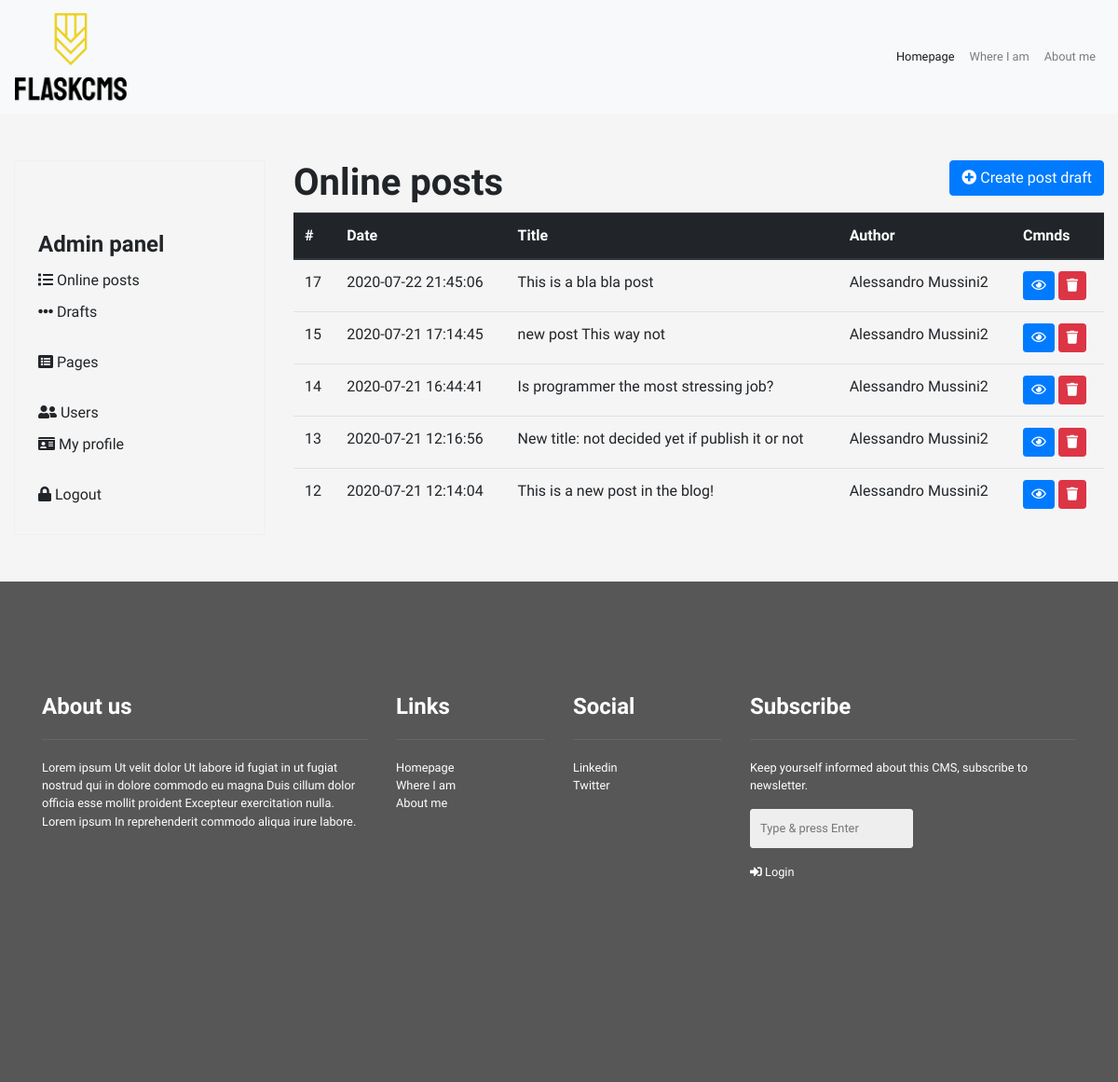
Before: /admin/home (signed in) with the older database file.
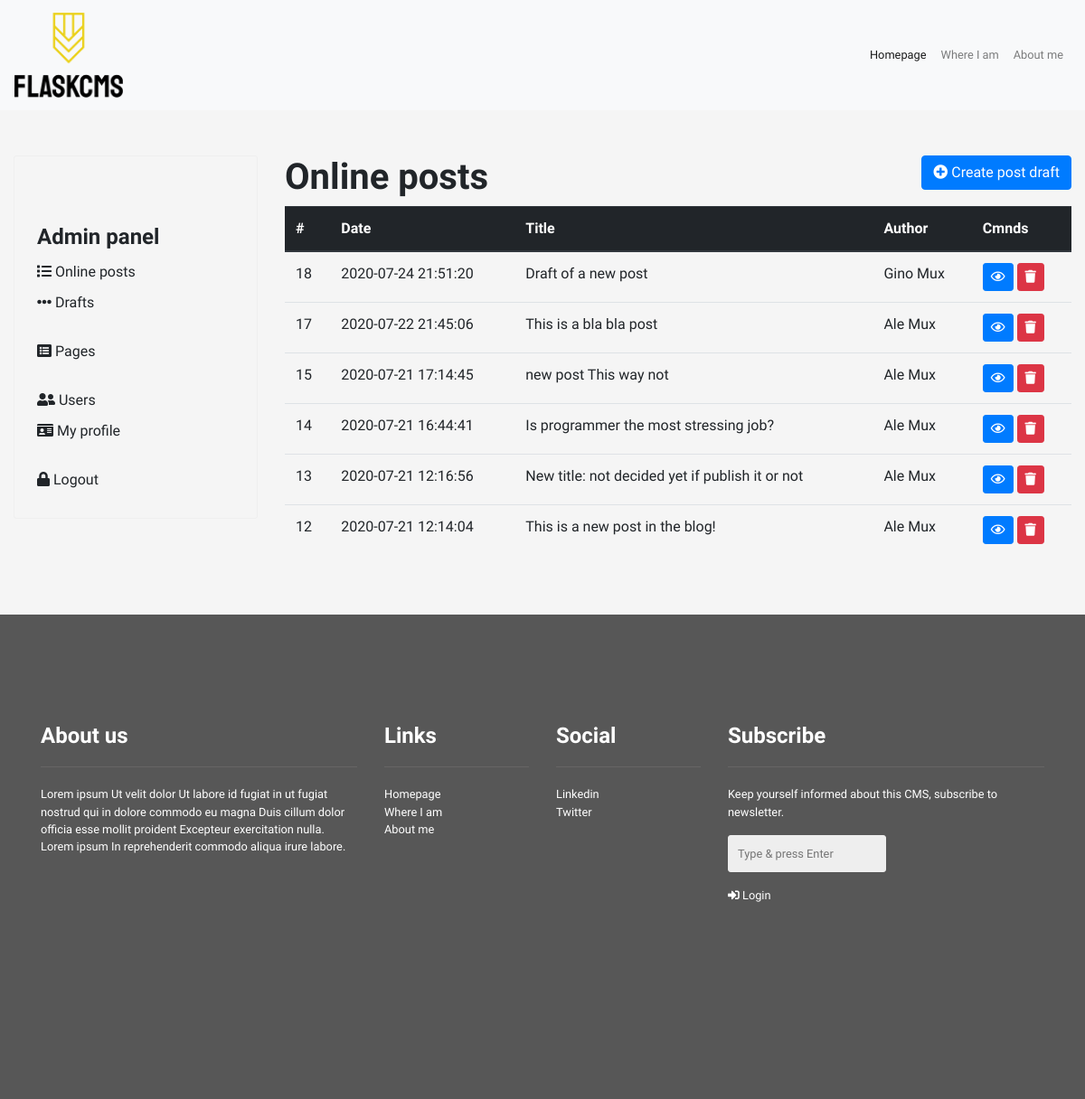
After: the same page with the newer database file.
### tables this page shows
CREATE TABLE 'pages' ('idpages' integer PRIMARY KEY AUTOINCREMENT NOT NULL, 'is_visible' integer DEFAULT 0 , 'title' varchar(500), 'subtitle' varchar(500), 'text' text, 'menu_item' integer DEFAULT 0 , 'menu_order' integer DEFAULT 0 , 'photo' varchar(150), 'locked' boolean DEFAULT 0, 'meta_title' varchar(150) DEFAULT '', 'meta_description' varchar(500), 'meta_keywords' varchar(150), 'meta_image' varchar(150), 'url' varchar(250));

CREATE TABLE "post" (
	"idpost"	integer NOT NULL,
	"is_visible"	integer DEFAULT 0,
	"title"	varchar(150),
	"subtitle"	INTEGER,
	"text"	varchar(5000),
	"idusers"	integer DEFAULT 0,
	"date"	datetime DEFAULT CURRENT_TIMESTAMP,
	"tags"	varchar(250),
	"meta_title"	varchar(250),
	"meta_description"	varchar(250),
	"meta_keywords"	varchar(200),
	"photo"	varchar(250),
	"meta_image"	varchar(150),
	"url"	varchar(150),
	"idpost_place"	INTEGER,
	PRIMARY KEY("idpost" AUTOINCREMENT)
);

CREATE TABLE "users" (
	"id"	INTEGER NOT NULL,
	"email"	TEXT NOT NULL,
	"password"	TEXT NOT NULL,
	"active"	integer DEFAULT 0,
	"name"	varchar(100),
	"idusers_level"	INTEGER DEFAULT 0,
	"photo"	varchar(250),
	PRIMARY KEY("id" AUTOINCREMENT)
);

### application.py (the view)
@app.route("/admin/home", methods=["GET", "POST"])
@login_required
def admin_home():
    opt = global_options(db)
    menu = global_menu(db)
    this_page = admin_default_tags()
    if session['user_level'] < 3:
        sql = "SELECT post.*, users.name FROM post, users WHERE post.idusers = users.id AND post.is_visible=1 ORDER BY post.date DESC LIMIT 20"
        rows = db.execute(sql)
    else:
        sql = "SELECT post.*, users.name FROM post, users WHERE post.idusers = users.id AND post.is_visible=1 AND post.idusers=:id_linked_user ORDER BY post.date DESC LIMIT 20"
        rows = db.execute(sql,
                        id_linked_user = session['user_id'])
    return render_template("admin-home.html", opt = opt, menu = menu, page = this_page, rows = rows)

### application.py (called while the page is built)
@app.after_request
def after_request(response):
    response.headers["Cache-Control"] = "no-cache, no-store, must-revalidate"
    response.headers["Expires"] = 0
    response.headers["Pragma"] = "no-cache"
    return response

### helpers.py (called while the page is built)
def login_required(f):
    @wraps(f)
    def decorated_function(*args, **kwargs):
        if session.get("user_id") is None:
            return redirect("/admin")
        return f(*args, **kwargs)
    return decorated_function

def global_options(db):
    globals = db.execute("SELECT * FROM options WHERE id=1")
    return globals[0]

def global_menu(db):
    menu = db.execute("SELECT url, title FROM pages WHERE is_visible=1 AND menu_item=1 ORDER BY menu_order ASC")
    return menu

def admin_default_tags():
    tags = {
        'meta_title': 'ADMIN CONTROL PANEL'
    }
    return tags

### templates/admin-home.html (shortened to what this page needs)
{% extends "admin-base.html" %}
{% block content %}
<div class="col-md-9 col-lg-9">
    <h1>Online posts<button class="btn btn-md btn-primary float-right" onclick="Admin.post.create()"><i class="fas fa-plus-circle"></i> Create post draft</button></h1>
    <div class="table-responsive-sm">
    <table class="table">
        <thead class="thead-dark">
          <tr>
            <th scope="col">#</th>
            <th scope="col">Date</th>
            <th scope="col">Title</th>
            <th scope="col">Author</th>
            <th scope="col">Cmnds</th>
          </tr>
        </thead>
        <tbody>
          {% for row in rows %}
          <tr>
            <td scope="row">{{row["idpost"]}}</td>
            <td>{{row["date"]}}</td>
            <td>{{row["title"]}}</td>
            <td>{{row["name"]}}</td>
            <td>
                <button type="button" class="btn btn-sm btn-primary" onclick="Admin.post.view({{row["idpost"]}})"><i class="far fa-eye"></i></button>
                <button type="button" class="btn btn-sm btn-danger" onclick="Admin.post.delete({{row["idpost"]}})"><i class="fa fa-trash"></i></button>
            </td>
          </tr>
          {% endfor %}
        </tbody>
      </table>
    </div>
</div>
{% endblock %}

### templates/admin-base.html (shortened to what this page needs)
<!DOCTYPE html>
<html lang="en">
    <head>
        <link href="https://maxcdn.bootstrapcdn.com/bootstrap/4.1.3/css/bootstrap.min.css" rel="stylesheet">
        <link href="//cdn.quilljs.com/1.3.6/quill.snow.css" rel="stylesheet">
        <link href="/static/css/style.css" rel="stylesheet">
        <link rel="stylesheet" href="https://cdnjs.cloudflare.com/ajax/libs/animate.css/4.0.0/animate.min.css" />
        <link rel="stylesheet" href="https://use.fontawesome.com/releases/v5.13.1/css/all.css">
    </head>
    <body>
      <nav class="navbar navbar-expand-lg navbar-light bg-light">
          <a class="navbar-brand" href="/">
            <img src="/static/img/logo_small.png" alt="SITE_NAME logo" />
          </a>
          <div class="collapse navbar-collapse" id="navbarSupportedContent">
            <ul class="navbar-nav ">
              {%
              for item in menu
              %}
              {% if item.url == 'homepage' %}
              <li class="nav-item active">
                <a class="nav-link" href="/">{{item.title}}</a>
              </li>
              {% else %}
              <li class="nav-item">
                <a class="nav-link" href="/pages/{{item.url}}">{{item.title}}</a>
              </li>
              {% endif %}
              {%
              endfor
              %}
            </ul>
          </div>
      </nav>
      <div id="contents">
        <div class="container container-2">
            <div class="row">
                <div class="col-md-3 col-lg-3">
                    <div class="classic-panel">
                        <h4>Admin panel</h4>
                        <ul class="menu-1">
                            <li><a href="/admin/home"><i class="fas fa-list"></i> Online posts</a></li>
                            <li><a href="/admin/drafts"><i class="fas fa-ellipsis-h"></i> Drafts</a></li>
                            {% if session['user_level'] == 1 %}
                            <li class="divider"></li>
                            <li><a href="/admin/pages"><i class="fas fa-list-alt"></i> Pages</a></li>
                            {% endif %}
                            <li class="divider"></li>
                            {% if session['user_level'] == 1 %}<li><a href="/admin/users"><i class="fas fa-user-friends"></i> Users</a></li>{% endif %}
                            <li><a href="/admin/profile"><i class="fas fa-id-card"></i> My profile</a></li>
                            <li class="divider"></li>
                            <li><a href="/logout" onclick="return confirm('Are you sure?')"><i class="fas fa-lock"></i> Logout</a></li>
                        </ul>
                    </div>
                </div>
                {% block content %}{% endblock %}
            </div>
        </div>
      </div>
      <footer>
        <div class="container">
        <div class="row">
          <div class="col-sm-12 col-md-4">
            <h4>About us</h4>
            <p>
              Lorem ipsum Ut velit dolor Ut labore id fugiat in ut fugiat nostrud qui in dolore commodo eu magna Duis cillum dolor officia esse mollit proident Excepteur exercitation nulla. Lorem ipsum In reprehenderit commodo aliqua irure labore.
            </p>
          </div>
          <div class="col-sm-12 col-md-2">
            <h4>Links</h4>
            <ul>
              {%
              for item in menu
              %}
              {% if item.url == 'homepage' %}
              <li class="nav-item active">
                <a class="nav-link" href="/">{{item.title}}</a>
              </li>
              {% else %}
              <li class="nav-item">
                <a class="nav-link" href="/pages/{{item.url}}">{{item.title}}</a>
              </li>
              {% endif %}
              {%
              endfor
              %}
            </ul>
          </div>
          <div class="col-sm-12 col-md-2">
            <h4>Social</h4>
            <ul>
              <li><a href="https://www.linkedin.com/in/alessandro-mussini-86315849/" target="_blank" rel="noopener">Linkedin</a></li>
              <li><a href="https://twitter.com/alemussini" target="_blank" rel="noopener">Twitter</a></li>
            </ul>
          </div>
          <div class="col-sm-12 col-md-4">
            <h4>Subscribe</h4>
            <p>
              Keep yourself informed about this CMS, subscribe to newsletter.
            </p>
            <p>
              <input type="email" placeholder="Type & press Enter" />
            </p>
            <p>
              <a href="/admin"><i class="fas fa-sign-in-alt"></i> Login</a>
            </p>
          </div>
        </div>
      </div>
      </footer>
    </body>
</html>

### static/css/style.css (style rules this page uses)
body { font-family: 'Arimo', sans-serif; font-size: 16px; background-color: #f5f5f5; }
h1, h2, h3, h4, h5, h6 { font-family: 'Muli', cursive; font-weight: 800; }
nav.navbar { background-color: #eaeaea; }
.classic-panel { border: 1px solid #efefef;border-radius: 3px;padding: 25px; }
ul.menu-1 { list-style: none; margin: 0; padding: 0; }
ul.menu-1 a { color: #212529; }
ul.menu-1 li { padding: 5px 0; }
ul.menu-1 li.divider { height: 20px; }
.container-2 { max-width: 1600px; }
.container-2 h4 { margin-top: 50px; }
input[type="email"], input[type="password"], input[type="text"], select.form-control, input[type="file"], input[type="number"] { background-color: #eeeeee; padding: 10px; width: 50%; border: 1px solid #eeeeee; border-radius: 3px; height: auto; }
.navbar-expand-lg { justify-content: space-between; }
.navbar-collapse { flex-grow: 0; }
.navbar-brand img { width: 120px; }
nav.navbar, footer { font-size: 80%; }
#contents { padding: 50px 0; }
.page_content, #contents { max-width: 1600px; margin: auto; }
footer { padding: 120px 0 200px 0; background: #575757; color: #FFF; }
footer h4 { margin: 0; margin-bottom: 0px; border-bottom: 1px solid #666565; padding-bottom: 20px; margin-bottom: 20px; }
footer ul { list-style: none; padding: 0; }
footer a { color: #fff; }
footer input { padding: 15px 22px; font-family: 'Arimo', sans-serif; border: none; border-radius: 3px; background-color: #d0d0d0; }
footer .nav-link { padding: 0; }

Changed rows visible on the page:
added post: idpost "18", date "2020-07-24 21:51:20", title "Draft of a new post", name "Gino Mux"
changed through a linked row, post "This is a bla bla post": name "Alessandro Mussini2" → "Ale Mux"
changed through a linked row, post "new post This way not": name "Alessandro Mussini2" → "Ale Mux"
changed through a linked row, post "Is programmer the most stressing job?": name "Alessandro Mussini2" → "Ale Mux"
changed through a linked row, post "New title: not decided yet if publish it or not": name "Alessandro Mussini2" → "Ale Mux"
changed through a linked row, post "This is a new post in the blog!": name "Alessandro Mussini2" → "Ale Mux"
